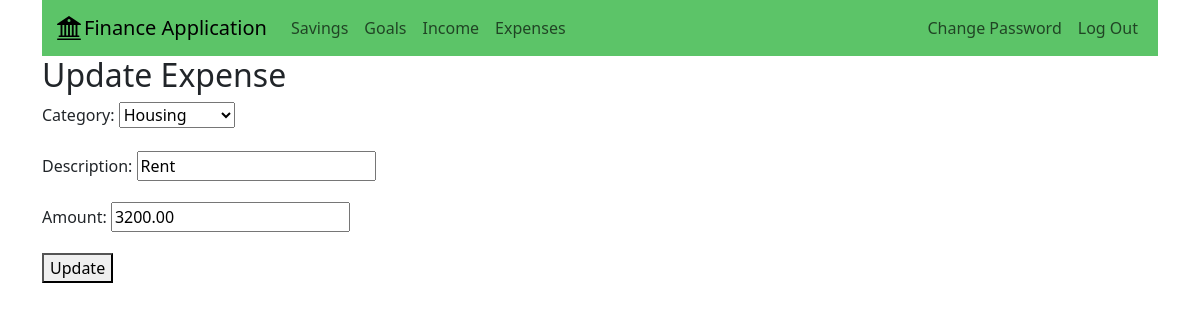
The app's page /finance/update-expense/16/ (signed in) with its own data.
### finance/models.py (models this page shows, shortened)
class Expenses(models.Model):
    user = models.ForeignKey(User, on_delete=models.CASCADE)
    amount = models.DecimalField(max_digits=12, decimal_places=2)
    description = models.CharField(max_length=400)
    category = models.CharField(max_length=40, choices=CATEGORY_CHOICES)
    created_at = models.DateTimeField(auto_now_add=True)
    updated_at = models.DateTimeField(auto_now=True)

### finance/views.py (the view)
# urls.py: path('update-expense/<int:expense_id>/', update_expense, name='update_expense'),
@login_required
def update_expense(request, expense_id):
    expense = get_object_or_404(Expenses, id=expense_id, user=request.user)
    user = request.user
    user_id = user.id
    expenses = Expenses.objects.filter(user_id=user_id)
    if request.method == 'POST':
        form = ExpenseForm(request.POST, instance=expense)
        if form.is_valid():
            form.save()
            return render(request, 'expense_home.html', {'expenses': expenses})
    else:
        form = ExpenseForm(instance=expense)
    return render(request, 'update_expense.html', {'form': form})

### finance_application/forms.py (shortened to what this page needs)
class ExpenseForm(forms.ModelForm):
    class Meta:
        model = Expenses
        fields = ['category', 'description', 'amount']

### dashboard/templates/expenses/update_expense.html (shortened to what this page needs)
<!DOCTYPE html>
<html lang="en">
<head>
</head>
<body>
    {% extends "base.html" %}
    {% block content %}
        <h2>Update Expense</h2>
        <form method="post">
            {{ form.as_p }}
            <button type="submit">Update</button>
        </form>
    {% endblock %}

### records on screen
Expenses: category "Housing", description "Rent", amount "3200.00"
